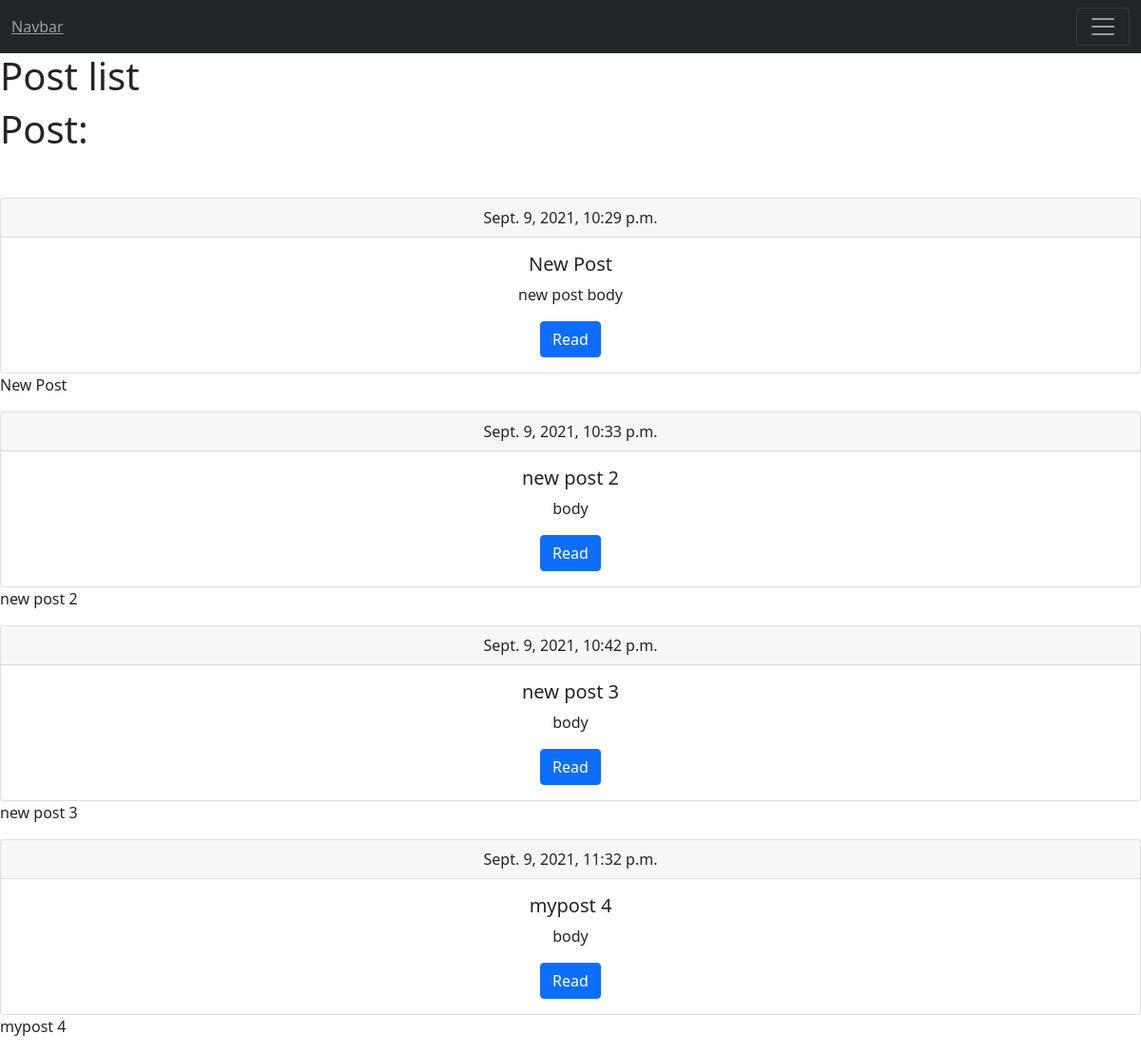
The page /posts.html/ on the database as committed earlier.
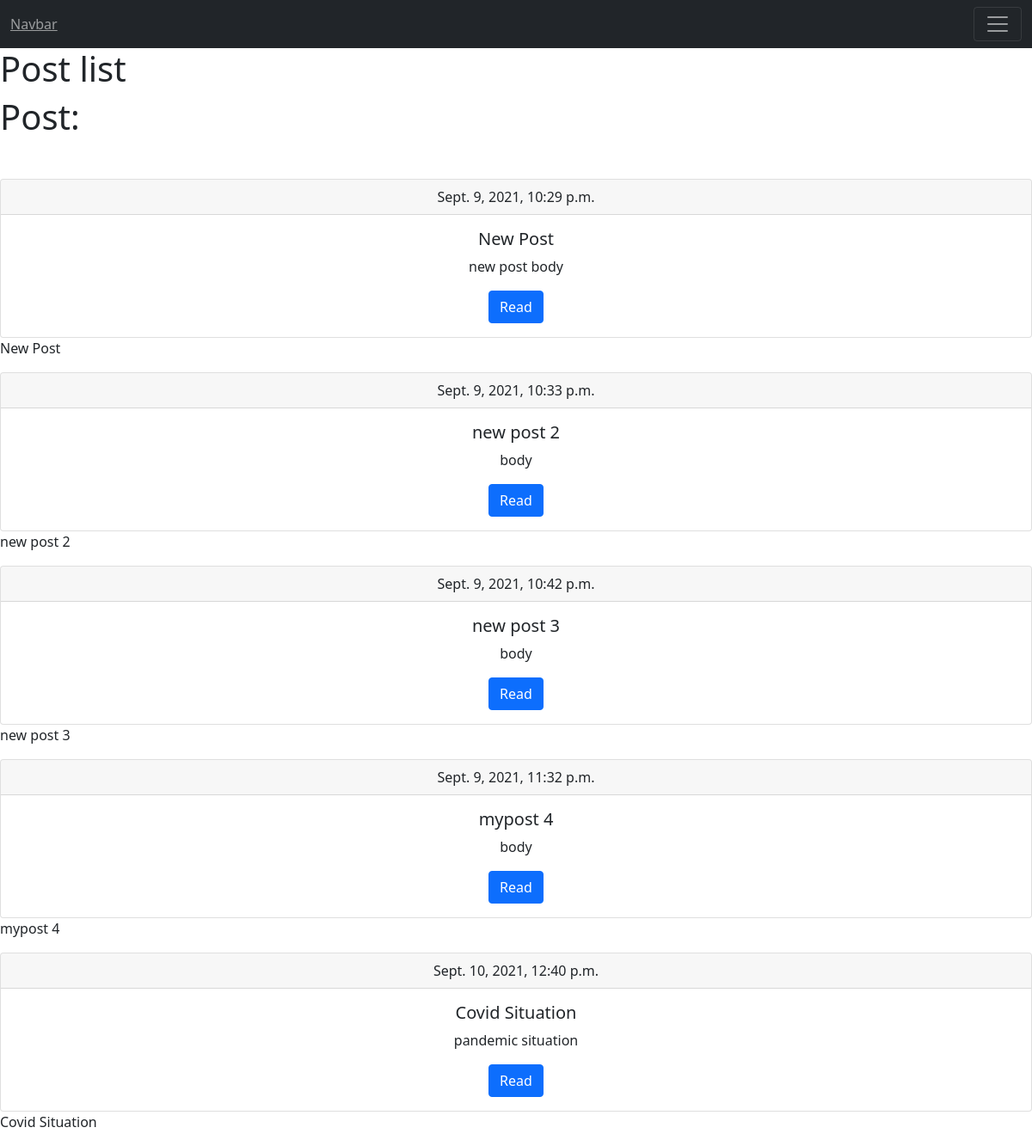
The same page on the database as committed later.
### TechnicalCourses/models.py (models this page shows, shortened)
class Post(models.Model):
    title = models.CharField(max_length=150, db_index=True)
    slug = models.SlugField(max_length=150, unique=True)
    body = models.TextField(blank=True, db_index=True)
    tags = models.ManyToManyField('Tag', blank=True, related_name='posts')
    date_pub = models.DateTimeField(auto_now_add=True)

### TechnicalCourses/views.py (the view)
# urls.py: path('posts.html/', views.posts_list, name='posts_list_url'),
def posts_list(request):
    posts = Post.objects.all()
    return render(request, 'TechnicalCourses/posts.html', context={'posts': posts})

### TechnicalCourses/templates/TechnicalCourses/posts.html (shortened to what this page needs)
<!DOCTYPE html>
<html lang="en">
<head>
  <link href="https://cdn.jsdelivr.net/npm/bootstrap@5.1.1/dist/css/bootstrap.min.css" rel="stylesheet">
</head>
<body>
<nav class="navbar navbar-dark bg-dark">
  <div class="container-fluid">
    <a class="navbar-text" href="#">Navbar</a>
    <button class="navbar-toggler" type="button" data-bs-toggle="collapse" data-bs-target="#navbarSupportedContent" aria-controls="navbarSupportedContent" aria-expanded="false" aria-label="Toggle navigation">
      <span class="navbar-toggler-icon"></span>
    </button>
  </div>
</nav>
{% block title %}
<h1> Post list </h1>
{% endblock %}
{% block content %}
<h1 class="mb-5">Post:</h1>
{% for post in posts %}
<div class="card text-center">
  <div class="card-header">
   {{post.date_pub}}
  </div>
  <div class="card-body txt-center">
    <h5 class="card-title">{{ post.title }}</h5>
    <p class="card-text">{{ post.body |truncatewords:15 }}</p>
    <a href="#" class="btn btn-primary" >Read</a>
  </div>
</div>
<p>
    {{post.title}}
</p>
{% endfor %}
{% endblock %}
</body>
</html>

Rows that differ between the two databases and show on the page:
added Post: date_pub "Sept. 10, 2021, 12:40 p.m.", title "Covid Situation", body "pandemic situation"
